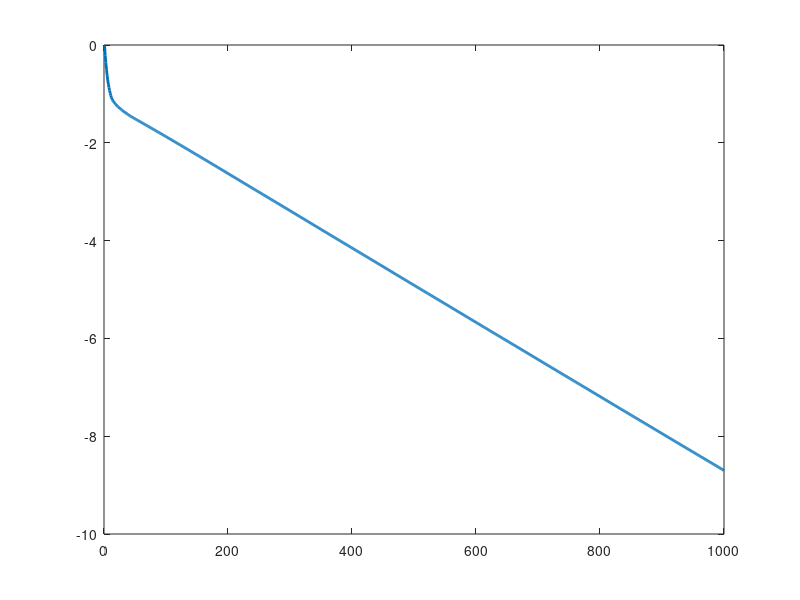

The MATLAB source for this figure: (Note: this script raises an error after producing the figure.)
%% Advanced Topics on Sinkhorn Algorithm
% This numerical tour explore several extensions of the basic Sinkhorn
% method. 
%cd on of the clouds.
n = 100;
m = 200; 
d = 2; % Dimension of the clouds.

p = ones(n,1)/n; 
q = ones(1,m)/m;

%%
% Point clouds \(x\) and \(y\).

x = rand(2,n)-.5;
theta = 2*pi*rand(1,m);
r = .8 + .2*rand(1,m);
y = [cos(theta).*r; sin(theta).*r];

%%
% Display of the two clouds.

plotp = @(x,col)plot(x(1,:)', x(2,:)', 'o', 'MarkerSize', 9, 'MarkerEdgeColor', 'k', 'MarkerFaceColor', col, 'LineWidth', 2);
clf; hold on;
plotp(x, 'b');
plotp(y, 'r');
axis('off'); axis('equal');

%%
% Cost matrix \(C_{i,j} = \norm{x_i-y_j}^2\).

distmat = @(x,y)sum(x.^2,1)' + sum(y.^2,1) - 2*x.'*y;
C = distmat(x,y);

%%
% Sinkhorn algorithm is originally implemented using matrix-vector
% multipliciation, which is unstable for small epsilon.
% Here we consider a log-domain implementation, which operates by
% iteratively updating so-called Kantorovitch dual potentials \( (f,g) \in \RR^n \times \RR^m \). 

%%
% The update are obtained by regularized c-transform, which reads
% \[ f_i \leftarrow {\min}_\epsilon^b( C_{i,\cdot} - g ) \]
% \[ g_j \leftarrow {\min}_\epsilon^a( C_{\cdot,j} - f ),  \]
% where the regularized minimum operator reads
% \[ {\min}_\epsilon^a(h) \eqdef -\epsilon \log \sum_i a_i e^{-h_i/\epsilon}. \]

minp = @(H,epsilon)-epsilon*log( sum(p .* exp(-H/epsilon),1) );
minq = @(H,epsilon)-epsilon*log( sum(q .* exp(-H/epsilon),2) );

%%
% The regularized min operator defined this way is non-stable, but it can
% be stabilized using the celebrated log-sum-exp trick, wich relies on the
% fact that for any constant \(c \in \RR\), one has 
% \[ {\min}_\epsilon^a(h+c) = {\min}_\epsilon^a(h) + c,  \]
% and stabilization is achieved using \(c=\min(h)\).

minp = @(H,epsilon)minp(H-min(H,[],1),epsilon) + min(H,[],1);
minq = @(H,epsilon)minq(H-min(H,[],2),epsilon) + min(H,[],2);

%%
% Value of \(\epsilon\).

epsilon = .01;

%EXO
%% Implement Sinkhorn in log domain.
niter = 1000;
f = zeros(n,1);
Err = [];
for it=1:niter
    g = minp(C-f,epsilon);
    f = minq(C-g,epsilon);
    % generate the coupling
    P = p .* exp((f+g-C)/epsilon) .* q;
    % check conservation of mass
    Err(it) = norm(sum(P,1)-q,1);    
end
clf;
plot(log10(Err), 'LineWidth', 2);
%EXO
%EXO
%% Study the impact of \(\epsilon\) on the convergence rate of the algorithm.
%EXO

%% Wasserstein Flow for Matching 
% We aim at performing a "Lagrangian" gradient (also called Wasserstein flow) descent of Wasserstein
% distance, in order to perform a non-parametric fitting. This corresponds
% to minimizing the energy function
% \[ \Ee(z) \eqdef W_\epsilon\pa{ \frac{1}{n}\sum_i \de_{z_i}, \frac{1}{m}\sum_i \de_{y_i} }. \]

%%
% Here we have denoted the Sinkhorn score as
% \[ W_\epsilon(\al,\be) \eqdef \dotp{P}{C} - \epsilon \text{KL}(P|ab^\top)\]
% where \(\al=\frac{1}{n}\sum_i \de_{x_i}\) and
% \(\be=\frac{1}{m}\sum_i \de_{y_i}\) are the measures (beware that \(C\)
% depends on the points positions).

z = x; % initialization

%%
% The gradient of this energy reads
% \[ ( \nabla \Ee(z) )_i = \sum_j P_{i,j}(z_i-y_j) = a_i z_i - \sum_j P_{i,j} y_j,  \]
% where \(P\) is the optimal coupling. It is better to consider a renormalized gradient, which corresponds
% to using the inner product associated to the measure \(a\) on the
% deformation field, in which case
% \[ ( \bar\nabla \Ee(z) )_i = z_i - \bar y_i   \qwhereq \bar y_i \eqdef \frac{\sum_j P_{i,j} y_j}{a_i}.  \]
% Here \(\bar y_i\) is often called the "barycentric projection" associated
% to the coupling matrix \(P\). 

%%
% First run Sinkhorn, beware you need to recompute the cost matrix at each step.

epsilon = .01;
niter = 300;
C = distmat(z,y); 
for it=1:niter
    g = mina(C-f,epsilon);
    f = minb(C-g,epsilon);
end
P = a .* exp((f+g-C)/epsilon) .* b;


%%
% Compute the gradient

G = z - ( y*P' ) ./ a';

%%
% Display the gradient field.

clf; hold on;
plotp(x, 'b');
plotp(y, 'r');
for i=1:n
    plot([x(1,i), x(1,i)-G(1,i)], [x(2,i), x(2,i)-G(2,i)], 'k');
end
axis('off'); axis('equal');


%%
% Set the descent step size.

tau = .1;

%%
% Update the point cloud.

z = z - tau * G;

%EXO
%% Implement the gradient flow. 
z = x; % initialization
tau = .05; % step size for the descent 
giter = 20; % iter for the gradient descent
ndisp = round(linspace(1,giter,6)); kdisp = 1;% ndisp(1) = [];
f = zeros(n,1);
clf;
for j=1:giter
    % Sinkhorn
    C = distmat(z,y);
    for it=1:niter
        g = mina(C-f,epsilon);
        f = minb(C-g,epsilon);
    end
    P = a .* exp((f+g-C)/epsilon) .* b;
    % gradient
    G = z - ( y*P' ) ./ a';
    z = z - tau * G;
    % drawing
    if ndisp(kdisp)==j
        subplot(2,3,kdisp);
        s = (j-1)/giter;
        hold on;
        % plotp(x, 'b');
        % plotp(y, 'r');
        plotp(z, [s 0 1-s]);
        axis equal; axis tight; axis off;
        drawnow;
        kdisp = kdisp+1;
    end
end
%EXO

%EXO
%% Show the evolution of the fit as \(\epsilon\) increases. What do you observe.
%% Replace the Sinkhorn score \(W_\epsilon(\al,\be)\) by the Sinkhorn divergence
%% \(W_\epsilon(\al,\be)-W_\epsilon(\al,\al)/2-W_\epsilon(\be,\be)/2\).
%EXO

%% Generative Model Fitting
% The Wasserstein is a non-parametric idealization which does not
% corresponds to any practical application. We consider here a simple toy
% example of density fitting, where the goal is to find a parameter \(\theta\)
% to fit a deformed point cloud of the form \( (g_\theta(x_i))_i \) using a
% Sinkhorn cost. This is ofen called a generative model in the machine
% learning litterature, and corresponds to the problem of shape
% registration in imaging. 

%%
% The matching is achieved by solving
% \[ \min_\th \Ff(\th) \eqdef \Ee(G_\th(z)) =  W_\epsilon\pa{ \frac{1}{n}\sum_i \de_{g_\th(z_i)}, \frac{1}{m}\sum_i \de_{y_i} },  \]
% where the function \(G_\th(z)=( g_\th(z_i) )_i\) operates independently on
% each point. 

%%
% The gradient reads
% \[ \nabla \Ff(\th) = \sum_i \partial g_\th(z_i)^*[ \nabla \Ee(G_\th(z))_i ], \]
% where \(\partial g_\th(z_i)^*\) is the adjoint of the Jacobian of
% \(g_\th\).

%%
% We consider here a simple model of affine transformation, where
% \(\th=(A,h) \in \RR^{d \times d} \times \RR^d \)
% and \(g_\th(z_i)=Az_i+h\).

%%
% Denoting \( v_i = \nabla \Ee(G_\th(z))_i \) the gradient of the Sinkhorn
% loss (which is computed as in the previous section), the gradient with
% respect to the parameter reads
% \[ \nabla_A \Ff(\th) = \sum_i  v_i z_i^\top
%   \qandq \nabla_h \Ff(\th) = \sum_i  v_i. \]

%%
% Generate the data.

z = randn(2,n)*.2;
y = randn(2,m)*.2; y(1,:) = y(1,:)*.05 + 1;

%%
% Initialize the parameters.

A = eye(2); h = zeros(2,1);

%%
% Display the clouds.

clf; hold on;
plotp(A*z+h, 'b'); plotp(y, 'r'); 
axis('off'); axis('equal');

%% 
% Compute the gradient with respect to parameters.

x = A*z+h;
C = distmat(x,y); 
f = zeros(n,1);
for it=1:niter
	g = minp(C-f,epsilon);
	f = minq(C-g,epsilon);
end
P = a .* exp((f+g-C)/epsilon) .* b;
% gradient with respect to positions
v = a' .* z - ( y*P' );
% gradient with respect to parameters
nabla_A = v*z';
nabla_h = sum(v,2);

%EXO
%% Implement the gradient descent.
A = eye(2); h = zeros(2,1);
tau_A = 1; % step size for the descent 
tau_h = .15;
giter = 40; % iter for the gradient descent
ndisp = round(linspace(1,giter,6)); kdisp = 1;% ndisp(1) = [];
f = zeros(n,1);
clf;
for j=1:giter
    x = A*z+h;
    C = distmat(x,y); 
    for it=1:niter
        g = minp(C-f,epsilon);
        f = minq(C-g,epsilon);
    end
    P = a .* exp((f+g-C)/epsilon) .* b;
    % gradient with respect to positions
    v = a' .* x - ( y*P' );
    % gradient with respect to parameters
    nabla_A = v*z';
    nabla_h = sum(v,2);
    A = A - tau_A * nabla_A;
    h = h - tau_h * nabla_h;    
    % drawing
    if ndisp(kdisp)==j
        subplot(2,3,kdisp);
        s = (j-1)/giter;
        hold on;
        plotp(y, 'r');
        plotp(x, 'b');
        axis equal; axis tight; axis off;
        drawnow;
        kdisp = kdisp+1;
    end
end
%EXO